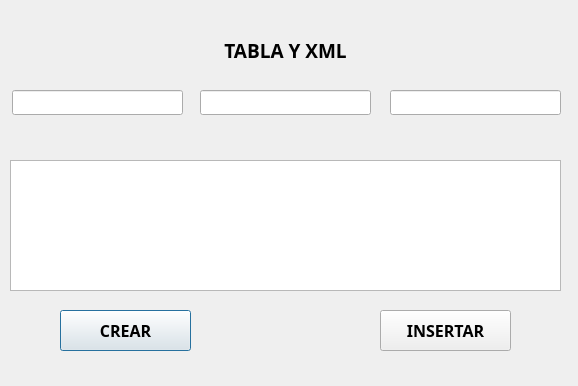
<?xml version="1.0" encoding="UTF-8"?>
<ui version="4.0">
 <class>Dialog</class>
 <widget class="QDialog" name="Dialog">
  <property name="geometry">
   <rect>
    <x>0</x>
    <y>0</y>
    <width>578</width>
    <height>386</height>
   </rect>
  </property>
  <property name="font">
   <font>
    <family>Hack Nerd Font Mono</family>
    <pointsize>12</pointsize>
    <bold>true</bold>
   </font>
  </property>
  <property name="windowTitle">
   <string>Dialog</string>
  </property>
  <widget class="QLabel" name="label">
   <property name="geometry">
    <rect>
     <x>200</x>
     <y>40</y>
     <width>171</width>
     <height>20</height>
    </rect>
   </property>
   <property name="font">
    <font>
     <family>Hack Nerd Font Mono</family>
     <pointsize>14</pointsize>
     <bold>true</bold>
    </font>
   </property>
   <property name="text">
    <string>TABLA Y XML</string>
   </property>
   <property name="alignment">
    <set>Qt::AlignCenter</set>
   </property>
  </widget>
  <widget class="QTableWidget" name="table">
   <property name="geometry">
    <rect>
     <x>10</x>
     <y>160</y>
     <width>551</width>
     <height>131</height>
    </rect>
   </property>
   <property name="font">
    <font>
     <family>Hack Nerd Font Mono</family>
     <pointsize>14</pointsize>
     <bold>true</bold>
    </font>
   </property>
  </widget>
  <widget class="QLineEdit" name="txtname">
   <property name="geometry">
    <rect>
     <x>12</x>
     <y>90</y>
     <width>171</width>
     <height>25</height>
    </rect>
   </property>
  </widget>
  <widget class="QLineEdit" name="txtlastname">
   <property name="geometry">
    <rect>
     <x>200</x>
     <y>90</y>
     <width>171</width>
     <height>25</height>
    </rect>
   </property>
  </widget>
  <widget class="QLineEdit" name="txtaddress">
   <property name="geometry">
    <rect>
     <x>390</x>
     <y>90</y>
     <width>171</width>
     <height>25</height>
    </rect>
   </property>
  </widget>
  <widget class="QPushButton" name="btncreate">
   <property name="geometry">
    <rect>
     <x>60</x>
     <y>310</y>
     <width>131</width>
     <height>41</height>
    </rect>
   </property>
   <property name="text">
    <string>CREAR</string>
   </property>
  </widget>
  <widget class="QPushButton" name="btninsert">
   <property name="geometry">
    <rect>
     <x>380</x>
     <y>310</y>
     <width>131</width>
     <height>41</height>
    </rect>
   </property>
   <property name="text">
    <string>INSERTAR</string>
   </property>
  </widget>
 </widget>
 <resources/>
 <connections/>
</ui>
